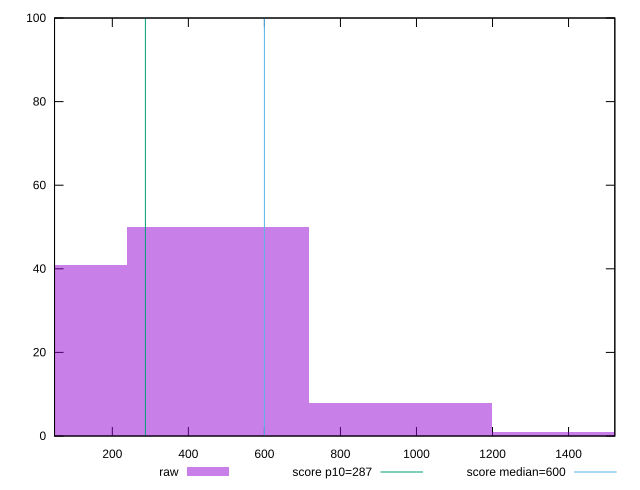

This figure's gnuplot source:
reset

$raw <<EOF
478.96461711831023 50
0 41
957.9292342366205 8
1436.8938513549306 1
EOF

set key outside below
set boxwidth 478.96461711831023
set xrange [48:1521.7005]
set yrange [0:100]
set trange [0:100]
set style fill transparent solid 0.5 noborder

set parametric
set terminal svg size 640, 490 enhanced background rgb 'white'
set output "report_00015_2021-02-09T16-11-33.973Z/total-blocking-time/samples/pages+cached+noadtech+nomedia+nocss/raw/histogram.svg"

plot $raw title "raw" with boxes, \
     287,t title "score p10=287", \
     600,t title "score median=600"

reset
